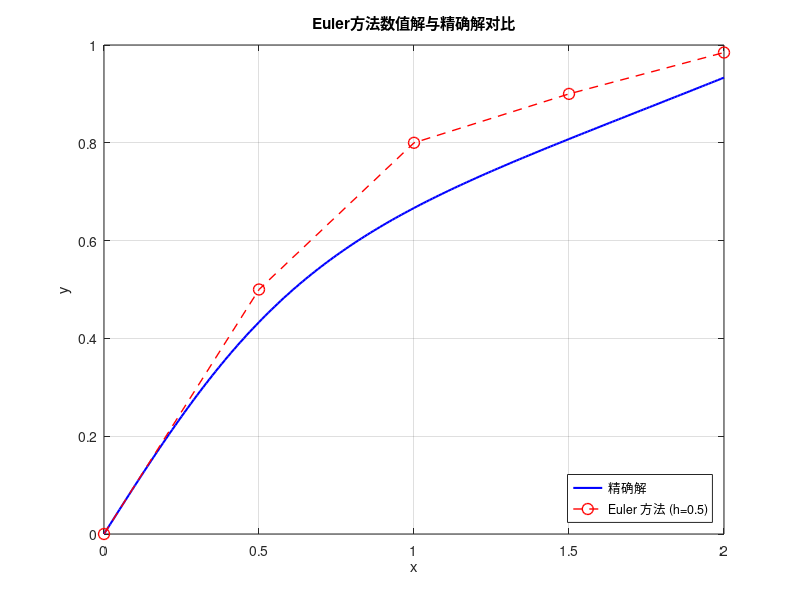

Write the MATLAB code that produced this figure.
%% Euler 方法求解初值问题
clear; clc;

% 1. 参数设置
h = 0.5;                % 步长
x_end = 2;              % 范围终点
x = 0:h:x_end;          % 离散点 x_n
n = length(x);
y_euler = zeros(1, n);  % 初始化数值解向量
y_euler(1) = 0;         % 初值 y(0) = 0

% 定义导数函数 f(x, y)
f = @(x, y) 1 - (2*x*y) / (1 + x^2);

% 定义精确解函数 y(x)
y_exact_func = @(x) (x.*(3 + x.^2)) ./ (3.*(1 + x.^2));

% 2. Euler 迭代计算 (显式方法)
for i = 1:(n-1)
    y_euler(i+1) = y_euler(i) + h * f(x(i), y_euler(i));
end

% 3. 计算精确解
y_exact = y_exact_func(x);

% 4. 打印结果表格
fprintf('x_n\t\t数值解 (Euler)\t精确解\t\t绝对误差\n');
fprintf('------------------------------------------------------------\n');
for i = 1:n
    err = abs(y_exact(i) - y_euler(i));
    fprintf('%.1f\t\t%.5f\t\t%.5f\t\t%.5f\n', x(i), y_euler(i), y_exact(i), err);
end

% 5. 绘图对比
figure('Color', 'w');
x_fine = 0:0.01:x_end; % 用于绘制平滑的精确解曲线
plot(x_fine, y_exact_func(x_fine), 'b-', 'LineWidth', 1.5); hold on;
plot(x, y_euler, 'ro--', 'MarkerSize', 8, 'LineWidth', 1);

grid on;
xlabel('x');
ylabel('y');
title('Euler方法数值解与精确解对比');
legend('精确解', ['Euler 方法 (h=', num2str(h), ')'], 'Location', 'SouthEast');
